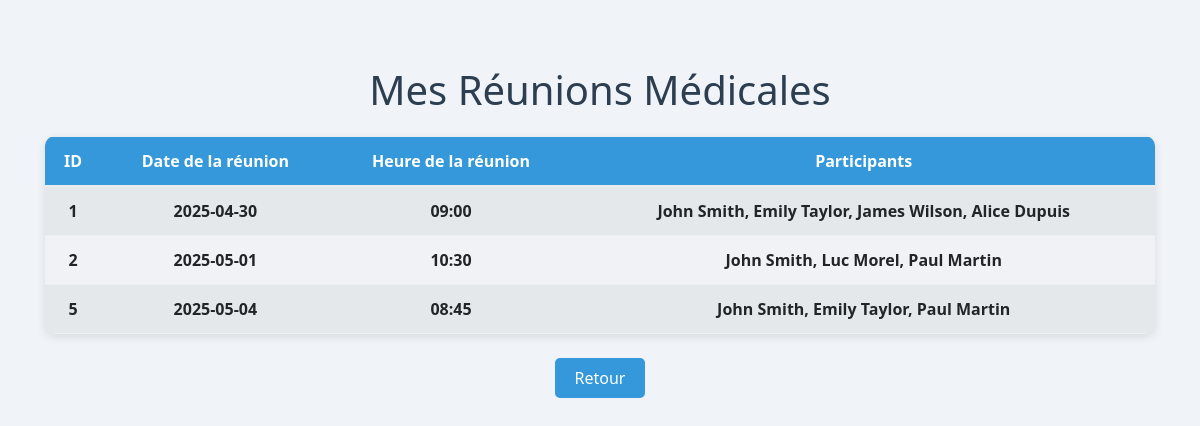
Screenshot of /reunions (signed in) with the database file from the repository.
### tables this page shows
CREATE TABLE reunion (
    id INTEGER PRIMARY KEY AUTOINCREMENT,
    date_reunion VARCHAR(10) NOT NULL  
, heure_reunion VARCHAR(5));

### page login/Login_v1/app.py (the view)
@app.route('/reunions')
def reunions():
    if 'user' not in session:
        return redirect(url_for('login'))
    user_id = session['user']  # l'id du médecin connecté
    conn = get_db_connection()
    reunions_rows = conn.execute('''
        SELECT r.*
        FROM reunion r
        JOIN participants_reunion pr ON r.id = pr.reunion_id
        WHERE pr.personnel_id = ?
    ''', (user_id,)).fetchall()
    reunions = []
    for row in reunions_rows:
        participants_rows = conn.execute('''
            SELECT p.nom, p.prenom
            FROM personnel p
            JOIN participants_reunion pr ON p.id = pr.personnel_id
            WHERE pr.reunion_id = ?
        ''', (row['id'],)).fetchall()
        participants = [f"{p['prenom']} {p['nom']}" for p in participants_rows]
        reunions.append({
            'id': row['id'],
            'date_reunion': row['date_reunion'],
            'heure_reunion': row['heure_reunion'],
            'participants': participants
        })
    conn.close()
    return render_template('medecin/reunions.html', reunions=reunions)

### page login/Login_v1/app.py (called while the page is built)
def get_db_connection():
    conn = sqlite3.connect("../../bdd/hopital.db")
    conn.row_factory = sqlite3.Row
    return conn

### page login/Login_v1/templates/medecin/reunions.html (shortened to what this page needs)
<!DOCTYPE html>
<html lang="fr">
<head>
    <link rel="stylesheet" href="{{ url_for('static', filename='vendor/bootstrap/css/bootstrap.min.css') }}">
    <link rel="stylesheet" href="{{ url_for('static', filename='css/styles.css') }}">
</head>
<body>
    <div class="container mt-5">
        <h1 class="text-center mb-4">Mes Réunions Médicales</h1>
        {% if reunions %}
        <div class="table-responsive">
            <table class="table table-striped table-centered table-bold">
                <thead class="table-dark">
                    <tr>
                        <th>ID</th>
                        <th>Date de la réunion</th>
                        <th>Heure de la réunion</th>
                        <th>Participants</th>
                    </tr>
                </thead>
                <tbody>
                    {% for reunion in reunions %}
                    <tr>
                        <td>{{ reunion.id }}</td>
                        <td>{{ reunion.date_reunion }}</td>
                        <td>{{ reunion.heure_reunion }}</td>
                        <td>
                            {% if reunion.participants %}
                                {{ reunion.participants | join(', ') }}
                            {% else %}
                                Aucun
                            {% endif %}
                        </td>
                    </tr>
                    {% endfor %}
                </tbody>
            </table>
        </div>
        {% else %}
            <p class="text-center text-muted">Aucune réunion prévue.</p>
        {% endif %}
        <div class="text-center mt-4">
            <a href="{{ url_for('medecin') }}" class="btn btn-secondary">Retour</a>
        </div>
    </div>
</body>
</html>

### page login/Login_v1/static/css/styles.css (style rules this page uses)
body { font-family: 'Segoe UI', Tahoma, Geneva, Verdana, sans-serif; margin: 0; padding: 20px; background-color: #f0f4f8; }
h1 { color: #2c3e50; margin: 0; font-size: 2.5rem; }
.btn { background-color: #3498db; color: white; border: none; padding: 10px 20px; border-radius: 5px; cursor: pointer; font-size: 1rem; transition: background-color 0.3s; }
table { width: 100%; border-collapse: collapse; background-color: white; box-shadow: 0 3px 10px rgba(0,0,0,0.1); border-radius: 10px; overflow: hidden; margin-top: 20px; }
th, td { padding: 15px; text-align: left; border-bottom: 1px solid #ecf0f1; font-size: 1rem; }
th { background-color: #3498db; color: white; font-weight: bold; text-transform: uppercase; }
tr:nth-child(even) { background-color: #f1f2f6; }

### page login/Login_v1/templates/medecin/reunions.html (style rules this page uses)
.table th { text-transform: none !important; }
.table-bold tbody td { font-weight: bold; }
.table-centered td, .table-centered th { text-align: center; vertical-align: middle; }

### rows the page displays
reunion: id "1", date_reunion "2025-04-30", heure_reunion "09:00", participants "John Smith, Emily Taylor, James Wilson, Alice Dupuis"
reunion: id "2", date_reunion "2025-05-01", heure_reunion "10:30", participants "John Smith, Luc Morel, Paul Martin"
reunion: id "5", date_reunion "2025-05-04", heure_reunion "08:45", participants "John Smith, Emily Taylor, Paul Martin"
